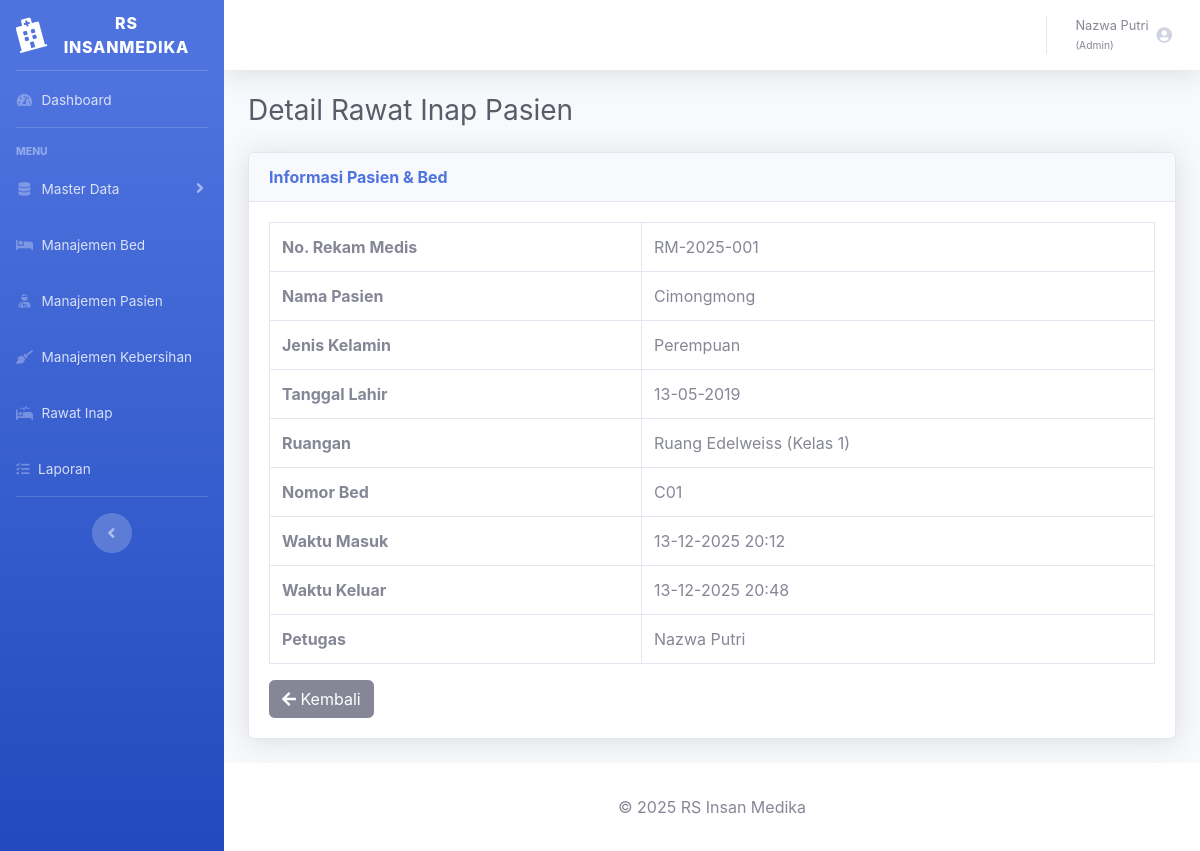
Screenshot of /rumahsakit/rawatinap/detail.php?id=1 (signed in) with the database file from the repository.
### tables this page shows
CREATE TABLE `t_rawatinap` (
  `f_idrawatinap` int(11) NOT NULL,
  `f_idpasien` int(11) NOT NULL,
  `f_idbed` int(11) NOT NULL,
  `f_idpetugas` int(11) NOT NULL,
  `f_kelas_diminta` enum('VVIP','VIP','Kelas 1','Kelas 2','Kelas 3') NOT NULL,
  `f_kelas_ditempatkan` enum('VVIP','VIP','Kelas 1','Kelas 2','Kelas 3') DEFAULT NULL,
  `f_status_penempatan` enum('langsung','upgrade','downgrade','menunggu') NOT NULL,
  `f_waktumasuk` datetime NOT NULL,
  `f_waktukeluar` datetime DEFAULT NULL,
  `f_stsbersih` enum('Siap','Kotor') NOT NULL,
  `f_alasan` enum('Pulang','Pindah','Meninggal') DEFAULT NULL,
  `f_created` datetime NOT NULL,
  `f_updated` datetime NOT NULL
);

CREATE TABLE `t_pasien` (
  `f_idpasien` int(11) NOT NULL,
  `f_norekmed` varchar(150) NOT NULL,
  `f_nama` varchar(150) NOT NULL,
  `f_tgllahir` date NOT NULL,
  `f_jnskelamin` enum('Laki-laki','Perempuan') NOT NULL,
  `f_notlp` varchar(11) NOT NULL,
  `f_alamat` varchar(150) NOT NULL,
  `f_created` datetime NOT NULL,
  `f_updated` datetime NOT NULL
);

CREATE TABLE `t_ruangan` (
  `f_idruangan` int(11) NOT NULL,
  `f_nama` varchar(150) NOT NULL,
  `f_kelas` enum('VVIP','VIP','Kelas 1','Kelas 2','Kelas 3') NOT NULL,
  `f_lantai` int(11) NOT NULL,
  `f_kapasitas` int(11) NOT NULL,
  `f_created` datetime NOT NULL,
  `f_updated` datetime NOT NULL,
  `f_luasruangan` decimal(6,2) DEFAULT NULL,
  `f_luasperbed` decimal(5,2) DEFAULT NULL,
  `f_faktorefisiensi` decimal(3,2) NOT NULL,
  `f_kapasitasmaks` int(11) NOT NULL
);

CREATE TABLE `t_tempattidur` (
  `f_idbed` int(11) NOT NULL,
  `f_idruangan` int(11) NOT NULL,
  `f_nomorbed` varchar(150) NOT NULL,
  `f_stsfisik` enum('Aktif','Nonaktif','Maintenance') NOT NULL,
  `f_created` datetime NOT NULL,
  `f_updated` datetime NOT NULL
);

CREATE TABLE `t_petugas` (
  `f_idpetugas` int(11) NOT NULL,
  `f_nama` varchar(150) NOT NULL,
  `f_username` varchar(150) NOT NULL,
  `f_password` varchar(150) NOT NULL,
  `f_role` enum('Admin','Admisi','Perawat','Petugas Kebersihan') NOT NULL,
  `f_unitkerja` varchar(150) NOT NULL,
  `f_created` datetime NOT NULL,
  `f_updated` datetime NOT NULL
);

### rumahsakit/dbcontroller.php (called while the page is built, shortened)
<?php
class dbcontroller
{
    private $host = '127.0.0.1';
    private $user = 'root';
    private $password = '';
    private $database = 'rumahsakit';
    private $koneksi;
    public function __construct()
    {
        $this->koneksi = $this->koneksiDB();
    }
    private function koneksiDB()
    {
        return mysqli_connect($this->host, $this->user, $this->password, $this->database);
    }
    public function getITEM($sql)
    {
        $result = mysqli_query($this->koneksi, $sql);
        return $result ? mysqli_fetch_assoc($result) : false;
    }
}

### rumahsakit/rawatinap/detail.php (the view, shortened to what this page needs)
<?php
require_once '../dbcontroller.php';
$db = new dbcontroller();
$idrawatinap = (int) $_GET['id'];
$sql = "
    SELECT
        ri.f_idrawatinap,
        ri.f_waktumasuk,
        ri.f_waktukeluar,
        ri.f_stsbersih,
        ri.f_alasan,
        p.f_norekmed,
        p.f_nama AS nama_pasien,
        p.f_jnskelamin,
        p.f_tgllahir,
        tt.f_nomorbed,
        r.f_nama AS nama_ruangan,
        r.f_kelas,
        pt.f_nama AS nama_petugas
    FROM t_rawatinap ri
    JOIN t_pasien p ON ri.f_idpasien = p.f_idpasien
    JOIN t_tempattidur tt ON ri.f_idbed = tt.f_idbed
    JOIN t_ruangan r ON tt.f_idruangan = r.f_idruangan
    JOIN t_petugas pt ON ri.f_idpetugas = pt.f_idpetugas
    WHERE ri.f_idrawatinap = $idrawatinap
";
$data = $db->getITEM($sql);
?>
<!DOCTYPE html>
<html lang="id">
<head>
    <link href="../vendor/fontawesome-free/css/all.min.css" rel="stylesheet">
    <link href="../css/sb-admin-2.min.css" rel="stylesheet">
</head>
<body>
<div id="wrapper">
    <?php include '../sidebar.php'; ?>
    <div id="content-wrapper" class="d-flex flex-column">
        <div id="content">
            <?php include '../topbar.php'; ?>
            <div class="container-fluid">
                <h1 class="h3 mb-4 text-gray-800">Detail Rawat Inap Pasien</h1>
                <div class="card shadow mb-4">
                    <div class="card-header font-weight-bold text-primary">
                        Informasi Pasien & Bed
                    </div>
                    <div class="card-body">
                        <table class="table table-bordered">
                            <tr>
                                <th>No. Rekam Medis</th>
                                <td><?= htmlspecialchars($data['f_norekmed']) ?></td>
                            </tr>
                            <tr>
                                <th>Nama Pasien</th>
                                <td><?= htmlspecialchars($data['nama_pasien']) ?></td>
                            </tr>
                            <tr>
                                <th>Jenis Kelamin</th>
                                <td><?= htmlspecialchars($data['f_jnskelamin']) ?></td>
                            </tr>
                            <tr>
                                <th>Tanggal Lahir</th>
                                <td><?= date('d-m-Y', strtotime($data['f_tgllahir'])) ?></td>
                            </tr>
                            <tr>
                                <th>Ruangan</th>
                                <td><?= htmlspecialchars($data['nama_ruangan']) ?> (<?= $data['f_kelas'] ?>)</td>
                            </tr>
                            <tr>
                                <th>Nomor Bed</th>
                                <td><?= htmlspecialchars($data['f_nomorbed']) ?></td>
                            </tr>
                            <tr>
                                <th>Waktu Masuk</th>
                                <td><?= date('d-m-Y H:i', strtotime($data['f_waktumasuk'])) ?></td>
                            </tr>
                            <tr>
                                <th>Waktu Keluar</th>
                                <td>
                                    <?= $data['f_waktukeluar']
                                        ? date('d-m-Y H:i', strtotime($data['f_waktukeluar']))
                                        : '<span class="badge badge-danger">Masih Dirawat</span>' ?>
                                </td>
                            </tr>
                            <tr>
                                <th>Petugas</th>
                                <td><?= htmlspecialchars($data['nama_petugas']) ?></td>
                            </tr>
                        </table>
                        <a href="../status/select.php" class="btn btn-secondary">
                            <i class="fas fa-arrow-left"></i> Kembali
                        </a>
                    </div>
                </div>
            </div>
        </div>
        <footer class="sticky-footer bg-white">
            <div class="container my-auto text-center">
                <span>© 2025 RS Insan Medika</span>
            </div>
        </footer>
    </div>
</div>
</body>
</html>

### rows the page displays
t_rawatinap: f_idpasien.f_norekmed "RM-2025-001", f_idpasien.f_nama "Cimongmong", f_idpasien.f_jnskelamin "Perempuan", f_idpasien.f_tgllahir "13-05-2019", t_ruangan.f_nama "Ruang Edelweiss", t_ruangan.f_kelas "Kelas 1", f_idbed.f_nomorbed "C01", f_waktumasuk "13-12-2025 20:12", f_waktukeluar "13-12-2025 20:48", f_idpetugas.f_nama "Nazwa Putri"

### other values shown
$nama_petugas "Nazwa Putri"
$role_petugas "Admin"
